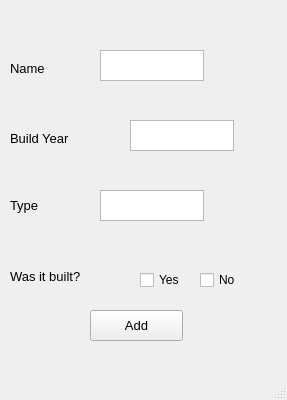
<?xml version="1.0" encoding="UTF-8"?>
<ui version="4.0">
 <class>AddComputerWindow</class>
 <widget class="QMainWindow" name="AddComputerWindow">
  <property name="geometry">
   <rect>
    <x>0</x>
    <y>0</y>
    <width>287</width>
    <height>400</height>
   </rect>
  </property>
  <property name="windowTitle">
   <string>MainWindow</string>
  </property>
  <widget class="QWidget" name="centralwidget">
   <widget class="QTextEdit" name="textNewNameC">
    <property name="geometry">
     <rect>
      <x>100</x>
      <y>50</y>
      <width>104</width>
      <height>31</height>
     </rect>
    </property>
   </widget>
   <widget class="QTextEdit" name="textNewBuildYear">
    <property name="geometry">
     <rect>
      <x>130</x>
      <y>120</y>
      <width>104</width>
      <height>31</height>
     </rect>
    </property>
   </widget>
   <widget class="QTextEdit" name="textNewType">
    <property name="geometry">
     <rect>
      <x>100</x>
      <y>190</y>
      <width>104</width>
      <height>31</height>
     </rect>
    </property>
   </widget>
   <widget class="QLabel" name="label">
    <property name="geometry">
     <rect>
      <x>10</x>
      <y>60</y>
      <width>53</width>
      <height>16</height>
     </rect>
    </property>
    <property name="font">
     <font>
      <pointsize>10</pointsize>
     </font>
    </property>
    <property name="text">
     <string>Name</string>
    </property>
   </widget>
   <widget class="QLabel" name="label_2">
    <property name="geometry">
     <rect>
      <x>10</x>
      <y>190</y>
      <width>53</width>
      <height>31</height>
     </rect>
    </property>
    <property name="font">
     <font>
      <pointsize>10</pointsize>
     </font>
    </property>
    <property name="text">
     <string>Type</string>
    </property>
   </widget>
   <widget class="QLabel" name="label_3">
    <property name="geometry">
     <rect>
      <x>10</x>
      <y>130</y>
      <width>111</width>
      <height>16</height>
     </rect>
    </property>
    <property name="font">
     <font>
      <pointsize>10</pointsize>
     </font>
    </property>
    <property name="text">
     <string>Build Year</string>
    </property>
   </widget>
   <widget class="QLabel" name="label_4">
    <property name="geometry">
     <rect>
      <x>10</x>
      <y>266</y>
      <width>111</width>
      <height>20</height>
     </rect>
    </property>
    <property name="font">
     <font>
      <pointsize>10</pointsize>
     </font>
    </property>
    <property name="text">
     <string>Was it built?</string>
    </property>
   </widget>
   <widget class="QCheckBox" name="checkYes">
    <property name="geometry">
     <rect>
      <x>140</x>
      <y>270</y>
      <width>81</width>
      <height>20</height>
     </rect>
    </property>
    <property name="text">
     <string>Yes</string>
    </property>
   </widget>
   <widget class="QCheckBox" name="checkNo">
    <property name="geometry">
     <rect>
      <x>200</x>
      <y>270</y>
      <width>81</width>
      <height>20</height>
     </rect>
    </property>
    <property name="text">
     <string>No</string>
    </property>
   </widget>
   <widget class="QPushButton" name="btnAddC">
    <property name="geometry">
     <rect>
      <x>90</x>
      <y>310</y>
      <width>93</width>
      <height>31</height>
     </rect>
    </property>
    <property name="font">
     <font>
      <pointsize>10</pointsize>
     </font>
    </property>
    <property name="text">
     <string>Add</string>
    </property>
   </widget>
  </widget>
  <widget class="QMenuBar" name="menubar">
   <property name="geometry">
    <rect>
     <x>0</x>
     <y>0</y>
     <width>287</width>
     <height>31</height>
    </rect>
   </property>
  </widget>
  <widget class="QStatusBar" name="statusbar"/>
 </widget>
 <resources/>
 <connections/>
</ui>
